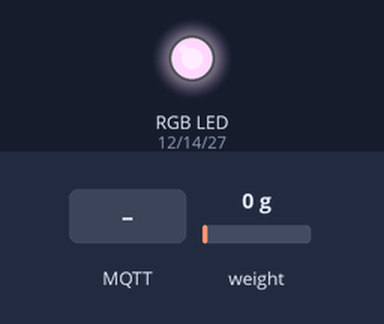
A sketch run on a simulated ESP32. Parts: an RGB LED mixed from three pins (HIGH = lit). The inputs (shaded band) are chosen by the test bench; at power-on: weight on the scale 0 g. WiFi joins after 1.5 s; servers stay silent unless stated; no MQTT or app messages arrive unless stated; what the sketch prints to the serial monitor is not drawn.

Above: at 4.7 s.
4.8 s: MQTT message "tara" arrives on the first subscribed topic
At 5.7 s:
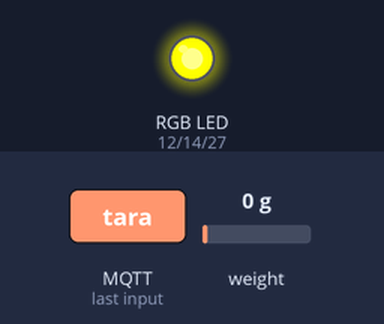
6.3 s: MQTT message "verde" arrives on the first subscribed topic
8.8 s: MQTT message "verde_pulsando" arrives on the first subscribed topic
Timing chart, 0 to 11.8 s (numbered marks = the images above; inputs shaded):
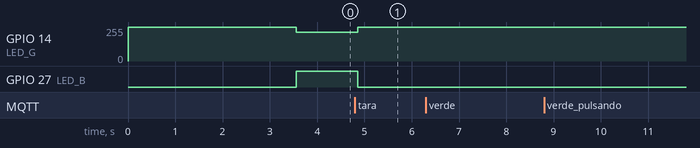

Measured:
- after the input at 4.8 s, GPIO 14 (LED_G): 215/255 → 255/255 after 0.06 s; GPIO 27 (LED_B): HIGH → LOW after 0.06 s
- after the input at 6.3 s, every drawn part: stays the same
- after the input at 8.8 s, every drawn part: stays the same

The sketch:

waycare_dock_wokwi.ino
```cpp
/*
 * ============================================================================
 *  WayCare Dock  -  Firmware ESP32 (camada de borda / Edge)
 * ============================================================================
 *  FILOSOFIA (importante para defender na banca):
 *  Este firmware NÃO calcula consumo, %, fatias ou gamificação.
 *  Essa lógica de negócio mora no backend Python (nuvem).
 *
 *  O edge faz APENAS o que exige o stream rápido do sensor:
 *    1) Lê a célula de carga via HX711 a ~10Hz
 *    2) Suaviza o ruído (média móvel) e detecta quando o peso ESTABILIZA
 *    3) Publica o peso estável via MQTT SÓ QUANDO ele muda (event-driven)
 *       -> isso evita inundar o broker com leituras a 10Hz
 *    4) Recebe comandos da nuvem: tara (re-zera) e cor do LED
 *
 *  Fluxo de dados:  ESP32 -> MQTT(/json/.../attrs) -> IoT Agent -> Orion
 *  Fluxo de comando: Python -> MQTT(waycare/dock01/cmd) -> ESP32
 * ============================================================================
 */

#include <WiFi.h>
#include <PubSubClient.h>
#include "HX711.h"

// ---------------------------------------------------------------------------
// CONFIGURAÇÃO  (ajuste o IP da sua VM antes de compilar)
// ---------------------------------------------------------------------------
const char* WIFI_SSID  = "Wokwi-GUEST";   // rede padrão do simulador Wokwi
const char* WIFI_PASS  = "";

const char* MQTT_HOST  = "SEU_IP_DA_VM";  // <<< TROQUE pelo IP público da VM
const int   MQTT_PORT  = 1883;

const char* APIKEY     = "waycare2025";
const char* DEVICE_ID  = "dock01";

// Tópico de DADOS (sobe pro FIWARE via IoT Agent JSON)
const char* TOPIC_ATTRS = "/json/waycare2025/dock01/attrs";
// Tópico de COMANDO (Python publica aqui; o ESP32 escuta)
const char* TOPIC_CMD   = "waycare/dock01/cmd";

// ---------------------------------------------------------------------------
// PINAGEM  (mesma do diagram.json)
// ---------------------------------------------------------------------------
#define HX_DT   16
#define HX_SCK  17
#define LED_R   12
#define LED_G   14
#define LED_B   27

// ---------------------------------------------------------------------------
// PARÂMETROS DE LEITURA
// ---------------------------------------------------------------------------
#define HX_SCALE_FACTOR  0.42f   // calibração Wokwi: 2100/5000 = 0.42 (g)
#define N_MEDIA          20      // amostras da média móvel
#define ESTABILIZA_MS    3000    // tempo parado pra considerar "estável"
#define TOLERANCIA_G     8.0f    // variação máx. (g) p/ contar como "parado"
#define MIN_DELTA_G      20.0f   // mudança mínima p/ publicar novo peso

// ---------------------------------------------------------------------------
// ESTADO INTERNO
// ---------------------------------------------------------------------------
HX711 scale;
WiFiClient   wifiClient;
PubSubClient mqtt(wifiClient);

float  buffer[N_MEDIA];          // buffer circular da média móvel
int    idxBuf = 0;
bool   bufCheio = false;

float  ultimoPesoLido = 0.0f;    // cache (HX711 só entrega ~10Hz)
float  pesoPublicado  = -9999.0; // último peso ENVIADO ao backend
float  refEstavel     = 0.0f;    // valor de referência da janela de estabilização
unsigned long inicioEstavel = 0; // quando a janela "parada" começou

unsigned long ultimaLeituraHX = 0;

// ===========================================================================
//  LED RGB  (ânodo comum -> lógica invertida: 255 - valor)
// ===========================================================================
void setRGB(int r, int g, int b) {
  analogWrite(LED_R, 255 - r);
  analogWrite(LED_G, 255 - g);
  analogWrite(LED_B, 255 - b);
}

// Aplica a cor recebida da nuvem
void aplicarCorLED(const String& cor) {
  if      (cor == "verde")          setRGB(0, 255, 0);
  else if (cor == "verde_pulsando") setRGB(0, 255, 80);   // (pulso real é opcional)
  else if (cor == "vermelho")       setRGB(255, 0, 0);
  else if (cor == "azul")           setRGB(0, 0, 255);
  else                              setRGB(0, 40, 0);     // verde fraco = ocioso
}

// ===========================================================================
//  WIFI / MQTT
// ===========================================================================
void conectarWiFi() {
  WiFi.begin(WIFI_SSID, WIFI_PASS);
  Serial.print("Conectando WiFi");
  while (WiFi.status() != WL_CONNECTED) { delay(300); Serial.print("."); }
  Serial.println(" OK");
}

// Callback de comandos vindos do backend
void onComando(char* topic, byte* payload, unsigned int len) {
  String msg;
  for (unsigned int i = 0; i < len; i++) msg += (char)payload[i];
  Serial.print("CMD recebido: "); Serial.println(msg);

  // ---- Comando de TARA: re-zera a balança ----
  if (msg.indexOf("tara") >= 0) {
    setRGB(0, 0, 255);            // azul sólido = tarando
    scale.tare(20);              // média de 20 leituras como novo zero
    delay(400);
    pesoPublicado = -9999.0;     // força republicar o peso pós-tara
    Serial.println(">> TARA executada");
  }

  // ---- Comando de LED: extrai a cor entre aspas após "led" ----
  int p = msg.indexOf("led");
  if (p >= 0) {
    int a1 = msg.indexOf('"', msg.indexOf(':', p));
    int a2 = msg.indexOf('"', a1 + 1);
    if (a1 >= 0 && a2 > a1) aplicarCorLED(msg.substring(a1 + 1, a2));
  }
}

void conectarMQTT() {
  mqtt.setServer(MQTT_HOST, MQTT_PORT);
  mqtt.setCallback(onComando);
  while (!mqtt.connected()) {
    Serial.print("Conectando MQTT...");
    String cid = "waycare-" + String(DEVICE_ID);
    if (mqtt.connect(cid.c_str())) {
      Serial.println(" OK");
      mqtt.subscribe(TOPIC_CMD);          // passa a ouvir comandos
    } else {
      Serial.print(" falhou rc="); Serial.println(mqtt.state());
      delay(2000);
    }
  }
}

// ===========================================================================
//  LEITURA + ESTABILIZAÇÃO
// ===========================================================================
// Lê o HX711 (quando disponível) e devolve a média móvel atual em gramas.
float lerPesoMedio() {
  if (scale.is_ready()) {
    float g = scale.get_units(1);          // 1 leitura, já em gramas (factor)
    if (g < 0) g = 0;                      // sem peso negativo
    ultimoPesoLido = g;
    buffer[idxBuf] = g;
    idxBuf = (idxBuf + 1) % N_MEDIA;
    if (idxBuf == 0) bufCheio = true;
  }
  // média do que já temos no buffer
  int n = bufCheio ? N_MEDIA : idxBuf;
  if (n == 0) return ultimoPesoLido;
  float soma = 0;
  for (int i = 0; i < n; i++) soma += buffer[i];
  return soma / n;
}

// Publica o peso estável no FIWARE
void publicarPeso(float peso) {
  char json[48];
  snprintf(json, sizeof(json), "{\"peso\":%.1f}", peso);
  mqtt.publish(TOPIC_ATTRS, json);
  Serial.print("Publicado -> "); Serial.println(json);
}

// ===========================================================================
//  SETUP / LOOP
// ===========================================================================
void setup() {
  Serial.begin(115200);
  pinMode(LED_R, OUTPUT); pinMode(LED_G, OUTPUT); pinMode(LED_B, OUTPUT);
  setRGB(0, 0, 255);                       // azul no boot

  scale.begin(HX_DT, HX_SCK);
  scale.set_scale(1.0f / HX_SCALE_FACTOR); // converte bruto -> gramas
  scale.tare(20);                          // zera no boot

  conectarWiFi();
  conectarMQTT();
  setRGB(0, 40, 0);                        // verde fraco = pronto/ocioso
  inicioEstavel = millis();
}

void loop() {
  if (!mqtt.connected()) conectarMQTT();
  mqtt.loop();

  // limita a ~10Hz a leitura do sensor
  if (millis() - ultimaLeituraHX < 100) return;
  ultimaLeituraHX = millis();

  float peso = lerPesoMedio();

  // --- Detector de estabilização ---
  // Se o peso atual está dentro da tolerância da referência, a janela continua.
  // Se saiu da tolerância, reinicia a janela com o novo valor.
  if (fabs(peso - refEstavel) > TOLERANCIA_G) {
    refEstavel = peso;
    inicioEstavel = millis();
    return;                                // ainda mexendo, não publica
  }

  // Peso parado por tempo suficiente?
  if (millis() - inicioEstavel >= ESTABILIZA_MS) {
    // Só publica se mudou o bastante em relação ao último enviado
    if (fabs(peso - pesoPublicado) >= MIN_DELTA_G) {
      publicarPeso(peso);
      pesoPublicado = peso;
    }
  }
}
```
